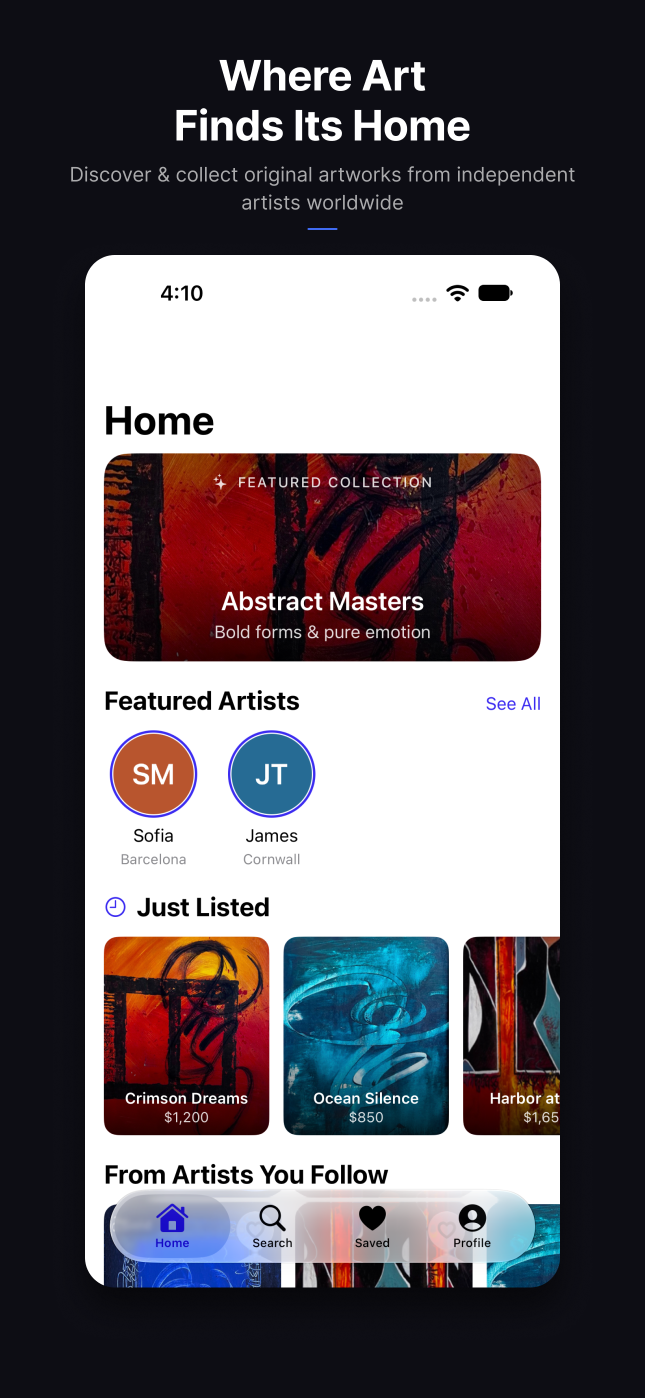
#> input picture AppStore/screenshots/01-where-art-finds-its-home.png, 1290 x 2796 px, found by its file name (shown at 1/2 size)
$ python -i render.py   (imports and definitions only)
#> lines starting #> are read from the running program, lines starting #| are printed output that depends on the picture
import os, sys
from PIL import Image, ImageDraw, ImageFilter, ImageFont, ImageOps, ImageChops

SRC = '/mnt/user-data/uploads/ArtistFolio_ClaudeCode/AppStore/screenshots'
LOGO = '/mnt/user-data/uploads/ArtistFolio_ClaudeCode/AppStore/ArtistFolio_Logo_icon.png'
OUT = '/home/claude/af/out'
F = '/usr/share/fonts/opentype/inter/'

INK = (14, 14, 19)
ULTRA = (59, 43, 240)
ULTRA_L = (139, 127, 255)
WARM = (226, 78, 32)
PAPER = (246, 244, 239)


# [4 lines left out: function font, not called in this run]


# ---------- screens ----------
def crop_comp(name, top):
#> called with name = '01-where-art-finds-its-home.png', top = 510
    im = Image.open(os.path.join(SRC, name)).convert('RGB')
    return im.crop((172, top + 2, 1118, top + 2 + 2061))

def load_screens():
    s = {}
    s['home'] = crop_comp('01-where-art-finds-its-home.png', 510)
    s['search'] = crop_comp('02-discover-original-art.png', 454)
#> call 2 of crop_comp, with name = '02-discover-original-art.png', top = 454
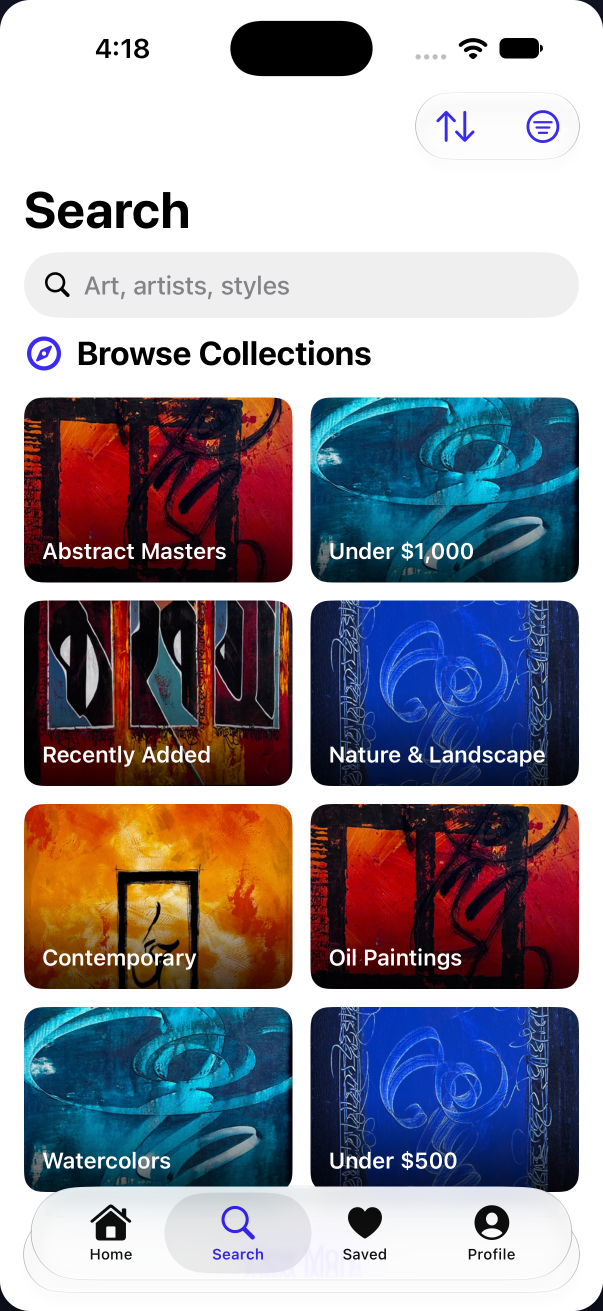
#> input picture AppStore/screenshots-6.3in/02-discover-original-art.png, 1206 x 2622 px, found by its file name (shown at 1/2 size)
#> in crop_comp (call 2), `return im.crop((172, top + 2, 1118, top + 2 + 2061))`:
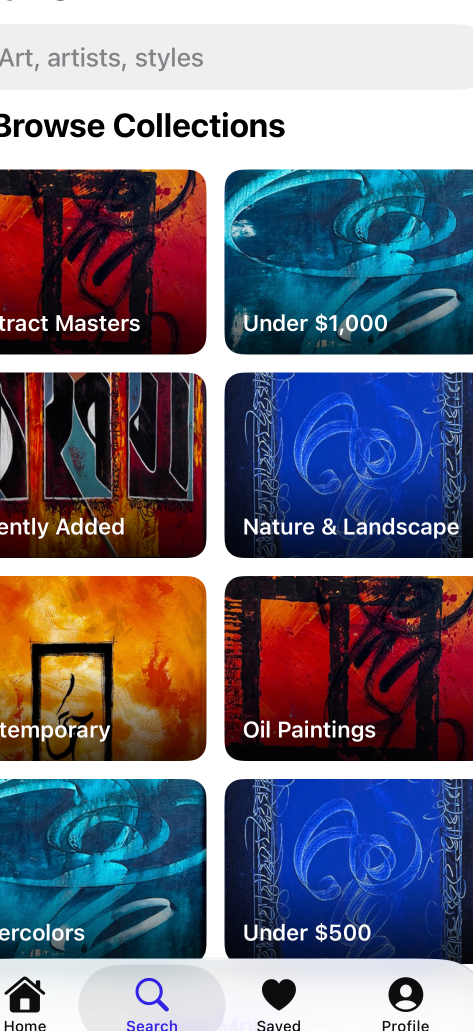
#> returned value: PIL image 946x2061 RGB (shown at 1/2 size); mean R, G, B 116.3, 114.6, 129
    s['detail'] = crop_comp('03-your-personal-art-feed.png', 454)
#> call 3 of crop_comp, with name = '03-your-personal-art-feed.png', top = 454
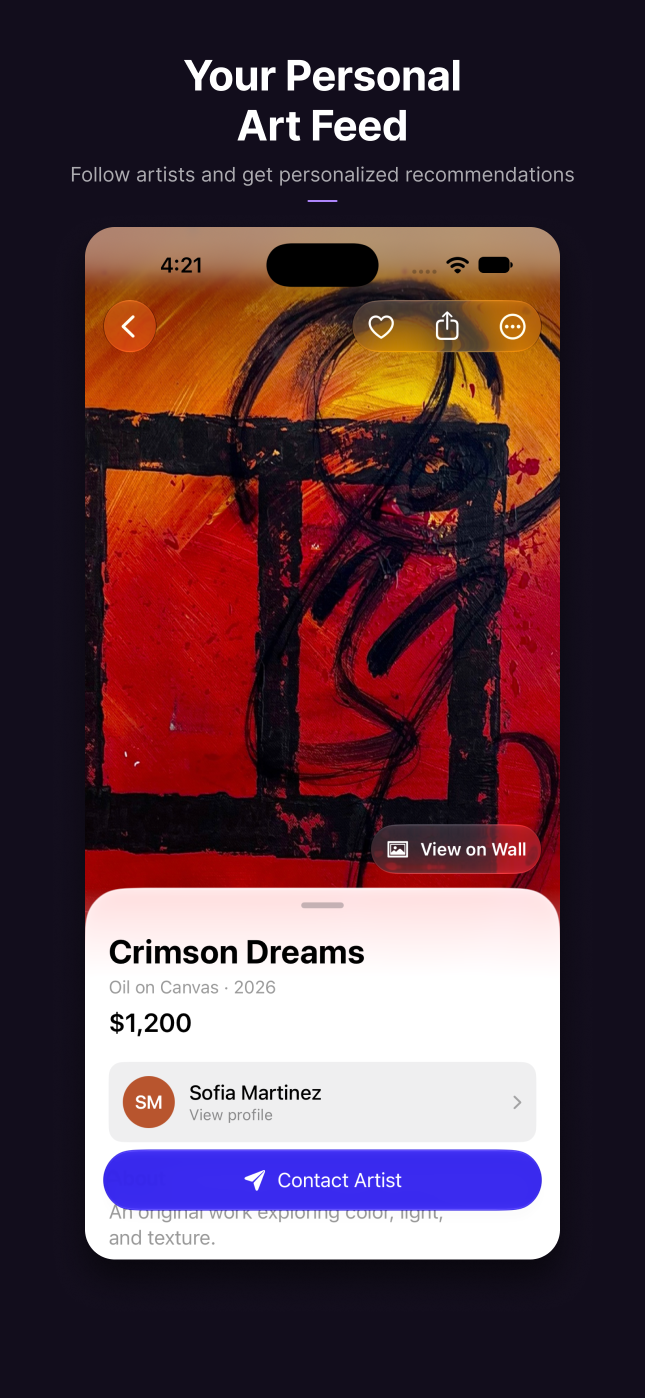
#> input picture AppStore/screenshots/03-your-personal-art-feed.png, 1290 x 2796 px, found by its file name (shown at 1/2 size)
#> in crop_comp (call 3), `return im.crop((172, top + 2, 1118, top + 2 + 2061))`:
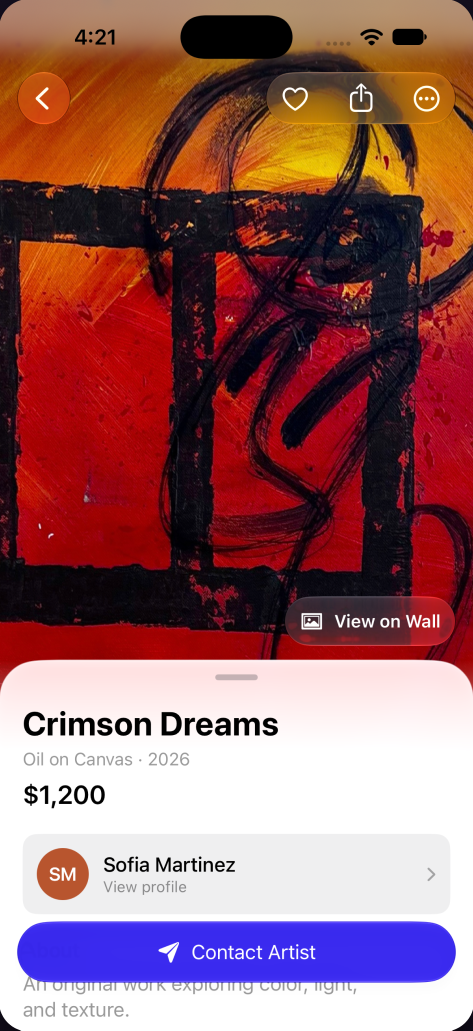
#> returned value: PIL image 946x2061 RGB (shown at 1/2 size); mean R, G, B 149.3, 98, 100.8
    s['artist'] = crop_comp('04-follow-and-contact-artists.png', 454)
#> call 4 of crop_comp, with name = '04-follow-and-contact-artists.png', top = 454
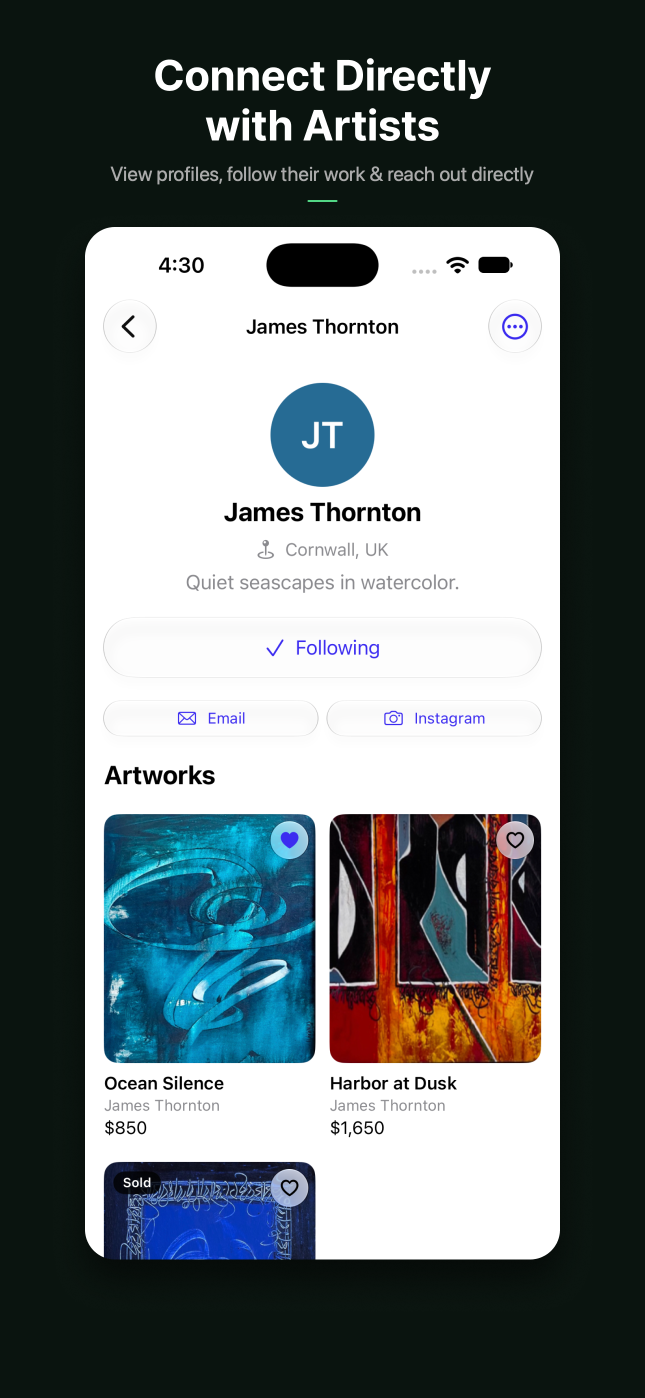
#> input picture AppStore/screenshots/04-follow-and-contact-artists.png, 1290 x 2796 px, found by its file name (shown at 1/2 size)
#> in crop_comp, im is the input picture: PIL image 1290x2796 RGB; mean R, G, B 111.7, 119.9, 121
#> in crop_comp (call 4), `return im.crop((172, top + 2, 1118, top + 2 + 2061))`:
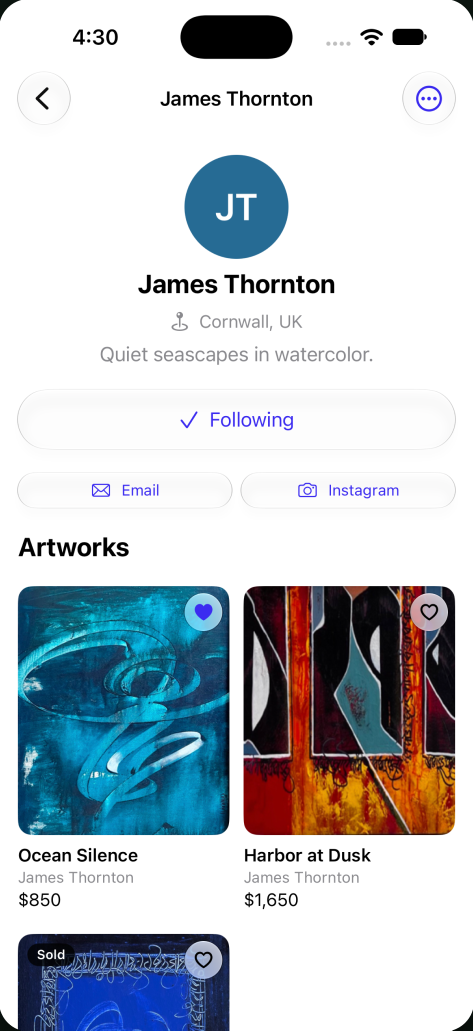
#> returned value: PIL image 946x2061 RGB (shown at 1/2 size); mean R, G, B 192.5, 199.5, 205.6
    s['wall'] = crop_comp('05-contact-the-artist.png', 454)
    s['studio'] = Image.open(os.path.join(SRC, '04_studio.png')).convert('RGB')
    s['profile'] = Image.open(os.path.join(SRC, '05_profile.png')).convert('RGB')
    s['home_raw'] = Image.open(os.path.join(SRC, '01_home.png')).convert('RGB')
    return s


# [106 lines left out: functions rr_mask, phone, shadow_paste, glow_bg, wordmark, app_icon and 2 more, not called in this run]

#> (the run stopped early here; a loop or call above may not have finished)
